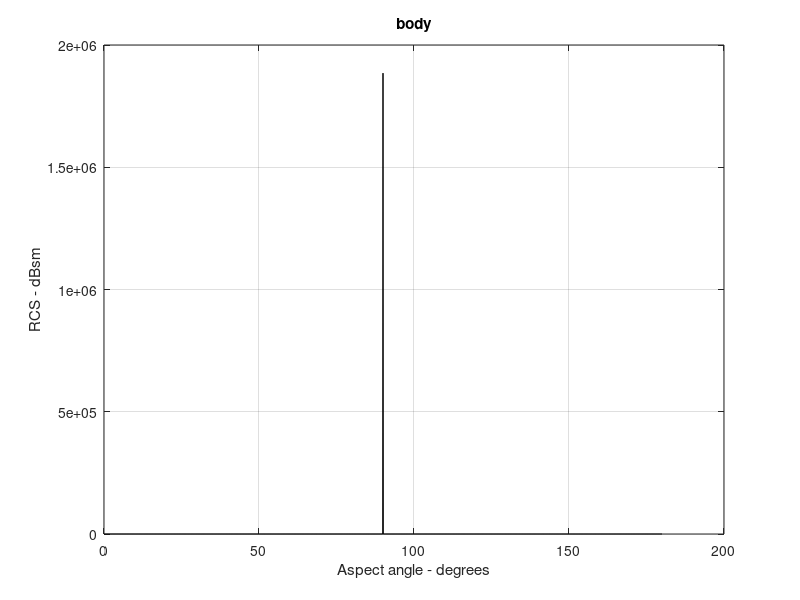

MATLAB code for this plot: (Note: this script raises an error after producing the figure.)
%%
% %body
freq=9e9;
r=4;
h=50;
index = 0;
eps =0.00001;

lambda = 3.0e+8 / freq;
% Compute RCS from zero aspect to broadside
for theta = 0.0:.1:90-.5
index = index +1;
theta = theta * pi /180.;
rcsbody(index) = (lambda * r * sin(theta) /(8. * pi * (cos(theta))^2)) + eps;
end
% Compute RCS for broadside specular
theta = pi/2;
index = index +1;
rcsbody(index) = (2. * pi * h^2 * r / lambda )+ eps;
% Compute RCS from 90 to 180 degrees
for theta = 90+.5:.1:180.
index = index + 1;
theta = theta * pi / 180.;
rcsbody(index) = ( lambda * r * sin(theta) / (8. * pi * (cos(theta))^2)) + eps;
end
% Plot results
delta= 180/(index-1);
angle = 0:delta:180;
figure(2);
%plot(angle,10*log10(rcsbody),'k');
plot(angle,rcsbody,'k');
grid;
xlabel ('Aspect angle - degrees');
ylabel ('RCS - dBsm');
title ('body');
%%
% % %wings
a=35;
b=10;
freq=9e9;
count1=0;
count2=0;count3=0;
A = a * b / 2.;
lambda = 3.e+8 / 9.5e+8;
ka = 2. * pi / lambda;
kb = 2. *pi / lambda;
% Compute theta vector
%  = 0.01:.05:179;
theta_deg=-90:delta:90;
phi = (pi /180.) .* theta_deg;
theta=(pi /180.) .*75;

alpha = ka * cos(phi) .* sin(theta);
beta = kb * sin(phi) .* sin(theta);

sigmao1 = 0.25 *sin(phi).^2 .* ((2. * a / b) .* cos(phi) .* sin(beta) - sin(phi) .* sin(2. .* alpha)).^2;
fact1 = (alpha).^2 - (.5 .* beta).^2;
fact2 = (sin(alpha).^2 - sin(.5 .* beta).^2).^2;
fact1=abs(fact1(:)');
sigmao = gdivide(gadd(fact2 , sigmao1) , (fact1));
rcswings = ((4. * pi * A^2 / lambda^2) .* cos(theta).^2 .* sigmao) + eps;

rcsdb = 10. *log10(rcswings);
figure(1);
%plot(angle, 10. *log10(rcswings));
plot(angle,rcswings,'k');
grid;
xlabel ('Apsect angle - degrees');
ylabel ('RCS - dBsm');
title ('wings');
%%
%exhaust
r1=3;
r2=4;
h=1;
indicator=1;
freq=9e9;
index = 0;
eps = 0.000001;
%lambda = 3.0e+8 / freq;
% Comput half cone angle, alpha
alpha = atan(( r2 - r1)/h);
% Compute z1 and z2
z2 = r2 / tan(alpha);
z1 = r1 / tan(alpha);
delta = (z2^1.5 - z1^1.5)^2;
factor = (8. * pi * delta) / (9. * lambda);
large_small_end = indicator;
if (large_small_end == 1)
% Compute normal incidence, large end

normal_incidence = (180./pi) * ((pi /2) + alpha);
% Compute RCS from zero aspect to normal incidence
for theta = 0.001:.1:normal_incidence-.5
index = index +1;
theta = theta * pi /180.;
rcsexhaust(index) = (lambda * z1 * tan(alpha) *(tan(theta - alpha))^2) / ...
(8. * pi *sin(theta)) + eps;
end
%Compute broadside RCS
index = index +1;
rcs_normal = factor * sin(alpha) / ((cos(alpha))^4) + eps;
rcs(index) = rcs_normal;
% Compute RCS from broad side to 180 degrees
for theta = normal_incidence+.5:.1:180
index = index + 1;
theta = theta * pi / 180. ;
rcsexhaust(index) = (lambda * z2 * tan(alpha) *(tan(theta - alpha))^2) / ...
(8. * pi *sin(theta)) + eps;
end
else
% Compute normal incidence, small end
normal_incidence = (180./pi) * ((pi /2) - alpha);
% Compute RCS from zero aspect to normal incidence (large end)
for theta = 0.001:.1:normal_incidence-.5
index = index +1;
theta = theta * pi /180.;
rcsexhaust(index) = (lambda * z1 * tan(alpha) *(tan(theta + alpha))^2) / ...
(8. * pi *sin(theta)) + eps;
end
%Compute broadside RCS
index = index +1;
rcs_normal = factor * sin(alpha) / ((cos(alpha))^4) + eps;
rcsexhaust(index) = rcs_normal;
% Compute RCS from broad side to 180 degrees (small end of frustum)
for theta = normal_incidence+.5:.1:180
index = index + 1;
theta = theta * pi / 180. ;
rcsexhaust(index) = (lambda * z2 * tan(alpha) *(tan(theta + alpha))^2) / ...
(8. * pi *sin(theta)) + eps;
end
end
rcsexhaust(1793)=rcsexhaust(1792);
rcsexhaust(1792)=rcsexhaust(1791);
rcsexhaust(1793)=rcsexhaust(1791);
rcsexhaust(1)=rcsexhaust(2);
% Plot RCS versus aspect angle
delta = 180 /index;
angle = 0:delta:180;
figure(3);
%plot (angle,10*log10(rcsexhaust),'k');
plot(angle,rcsexhaust,'k');
grid;
xlabel ('Apsect angle - degrees');
ylabel ('RCS - dBsm');
title ('exhaust');
%%
%nose
r1=0.0001;
r2=4;
h=1;
indicator=2;
freq=9e9;
index = 0;
eps = 0.000001;
%lambda = 3.0e+8 / freq;
% Comput half cone angle, alpha
alpha = atan(( r2 - r1)/h);
% Compute z1 and z2
z2 = r2 / tan(alpha);
z1 = r1 / tan(alpha);
delta = (z2^1.5 - z1^1.5)^2;
factor = (8. * pi * delta) / (9. * lambda);
large_small_end = indicator;
if (large_small_end == 1)
% Compute normal incidence, large end

normal_incidence = (180./pi) * ((pi /2) + alpha);
% Compute RCS from zero aspect to normal incidence
for theta = 0.001:.1:normal_incidence-.5
index = index +1;
theta = theta * pi /180.;
rcsnose(index) = (lambda * z1 * tan(alpha) *(tan(theta - alpha))^2) / ...
(8. * pi *sin(theta)) + eps;
end
%Compute broadside RCS
index = index +1;
rcs_normal = factor * sin(alpha) / ((cos(alpha))^4) + eps;
rcs(index) = rcs_normal;
% Compute RCS from broad side to 180 degrees
for theta = normal_incidence+.5:.1:180
index = index + 1;
theta = theta * pi / 180. ;
rcsnose(index) = (lambda * z2 * tan(alpha) *(tan(theta - alpha))^2) / ...
(8. * pi *sin(theta)) + eps;
end
else
% Compute normal incidence, small end
normal_incidence = (180./pi) * ((pi /2) - alpha);
% Compute RCS from zero aspect to normal incidence (large end)
for theta = 0.001:.1:normal_incidence-.5
index = index +1;
theta = theta * pi /180.;
rcsnose(index) = (lambda * z1 * tan(alpha) *(tan(theta + alpha))^2) / ...
(8. * pi *sin(theta)) + eps;
end
%Compute broadside RCS
index = index +1;
rcs_normal = factor * sin(alpha) / ((cos(alpha))^4) + eps;
rcsexhaust(index) = rcs_normal;
% Compute RCS from broad side to 180 degrees (small end of frustum)
for theta = normal_incidence+.5:.1:180
index = index + 1;
theta = theta * pi / 180. ;
rcsnose(index) = (lambda * z2 * tan(alpha) *(tan(theta + alpha))^2) / ...
(8. * pi *sin(theta)) + eps;
end
end
% Plot RCS versus aspect angle
delta = 180 /index;
angle = 0:delta:180;
rcsnose(1793)=rcsnose(1792);
figure(4);
% plot (angle,10*log10(rcsnose),'k');
plot(angle,rcsnose,'k');
grid;
xlabel ('Apsect angle - degrees');
ylabel ('RCS - dBsm');
title ('nose');
%%
%tail wing
A = a * b / 2.;
lambda = 3.e+8 / 9.5e+8;
phi = pi / 2.;
ka = 2. * pi / lambda;
kb = 2. *pi / lambda;
% Compute theta vector
theta_deg = -90:delta:90;
theta = (pi /180.) .* theta_deg;
alpha = ka * cos(phi) .* sin(theta);
beta = kb * sin(phi) .* sin(theta);

rcstail = (4. * pi * A^2 / lambda^2) .* cos(theta).^2 .* (sin(beta ./ 2)).^4./ (beta./2).^4 + eps;
rcstail=max(rcstail,0.001);
figure(5);
%plot(angle,10*log10(rcstail),'k');
plot(angle,rcstail,'k');
grid;
title ('tail wing');
%%
%net rcs;

netrcs= rcsnose+rcstail+rcsexhaust+rcsbody+rcswings;
netrcs(1792)=netrcs(1791);
netrcs(1793)=netrcs(1791);
netrcs(1)=netrcs(2);
figure(6);
normrcs=netrcs/max(netrcs);
plot(angle,10*log10(netrcs),'k');
%plot(angle,netrcs,'k');
grid;
 xlabel ('Apsect angle - degrees');
 ylabel ('RCS - dBsm');
 title ('plane rcs at aspect angles');
 %%
 %swerling3
nfa=1e9;
np=100;
snrbar=abs(normrcs);
snrbar = 10.0.^(snrbar/10.);
eps = 0.00000001;
delmax = .00001;
delta =10000.;
% Calculate the threshold Vt
pfa = np * log(2) / nfa;
sqrtpfa = sqrt(-log10(pfa));
sqrtnp = sqrt(np);
vt0 = np - sqrtnp + 2.3 * sqrtpfa * (sqrtpfa + sqrtnp - 1.0);
vt = vt0;
Vprev=vt0;
er=0.000000001;
counter=0;
while er < abs(Vprev/10000)
    igf = gammainc(Vprev,np);
    g=(0.5^(np/nfa))-igf;
    gprime=exp(-Vprev)*Vprev^(np-1);
    gprime= gprime/factorial(np-1);
    Vt=Vprev-(g/gprime);
    er = abs(Vt-Vprev);
    Vprev=Vt;
    counter=counter+1;
end
vt=Vt;
temp1 = vt ./ gadd(1.0 , 0.5 .* np .*snrbar);
temp2 =gadd( 1.0 , 2.0 ./ (np .* snrbar));
temp3 = 2.0 .* (np - 2.0) ./ (np .* snrbar);
ko = exp(-temp1) .* temp2.^(np-2.) .* (1.0 + temp1 - temp3);
if (np <= 2)
    pd3 = ko;
    return
else
    temp4 = vt.^(np-1.) .* exp(-vt) ./ (temp1 .* factorial(np-2.));
    temp5 = vt ./ (1.0 + 2.0 ./ (np .*snrbar));
    pd3 = temp4 + 1.0 - gammainc(vt,np-1.) + ko .*gammainc(temp5,np-1.);
end
pd3=max(pd3,0.);
pdtgt=pd3;
figure(7);
plot(angle,pd3,angle,mean(pd3));
grid;
xlabel ('Aspect angle-degrees');
ylabel ('Pd');
